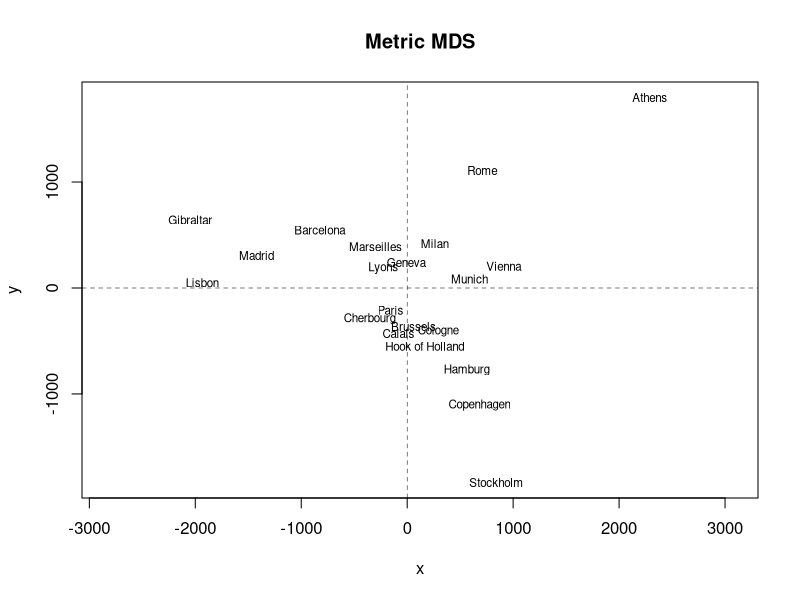
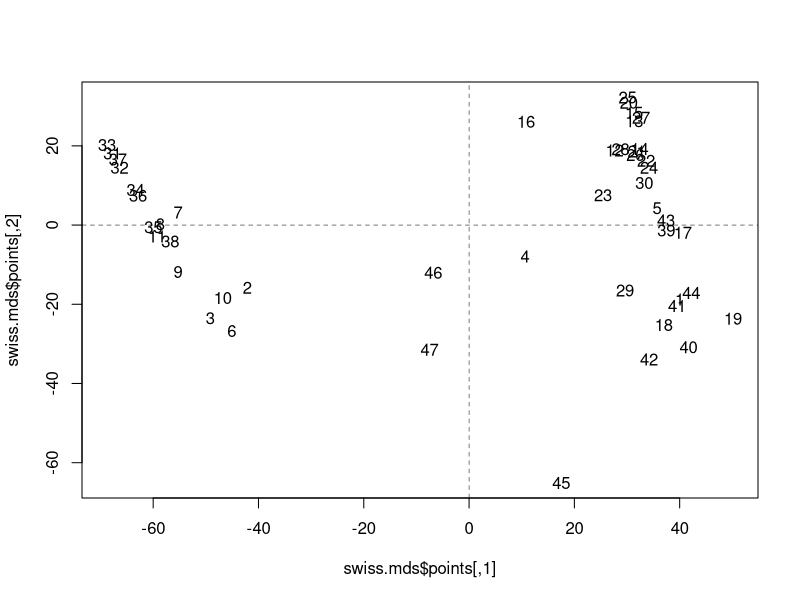

Recreate these plots in R, in order.
library(MASS)



### 다차원척도법
# 의미: 객체간 근접성을 시각화하는 통계기법

## 계량적 MDS(Metric MDS)
# 의미: 데이터가 구간척도 나 비율척도인 경우 활용

loc <- cmdscale(eurodist)
x <- loc[,1]
y <- loc[,2]
plot(x, y, type = "n", asp = 1, main = "Metric MDS")
# text() : 그래프에 문자열 추가
text(x, y, rownames(loc), cex = 0.7)
# abline() : 좌표에 직선을 그리는 함수
abline(v=0, h=0, lty=2, lwd=0.5)

## 비계량적 MDS(nonmetric MDS)
# 의미 : 데이터가 순서척도인 경우 활용용

data(swiss)
swiss.x <- as.matrix(swiss[, -1])
swiss.dist <-dist(swiss.x)
swiss.mds <- isoMDS(swiss.dist)
plot(swiss.mds$points, type = "n")
# text() : 그래프에 문자열 추가
text(swiss.mds$points, labels = as.character(1:nrow(swiss.x)))
# abline() : 좌표에 직선을 그리는 함수
abline(v = 0, h = 0, lty = 2, lwd = 0.5)








